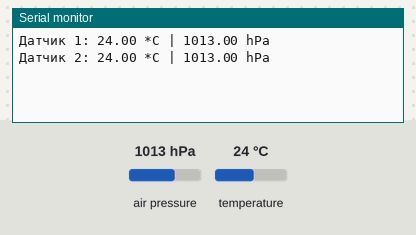
Recording of a sketch running on a simulated Arduino Uno, built with avr-gcc and run on an emulated ATmega328P. Shown: the last lines printed to the serial monitor. The test bench sets the inputs (shaded band); at power-on: air pressure 1013 hPa, temperature 24 °C.

Above: at 1.2 s.
1.3 s: air pressure set to 952 hPa
At 3.1 s:
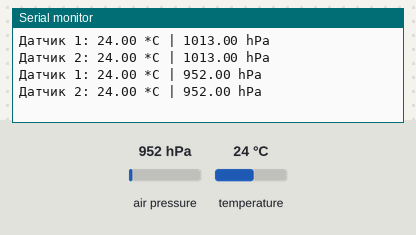
3.6 s: temperature set to 12 °C
At 4.9 s:
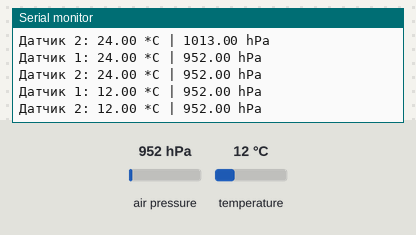
5.9 s: air pressure set to 975 hPa
At 6.7 s:
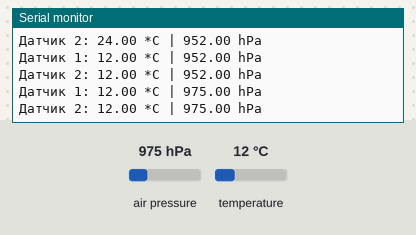
Timing chart, 0 to 8.9 s (numbered marks = the images above; inputs shaded):
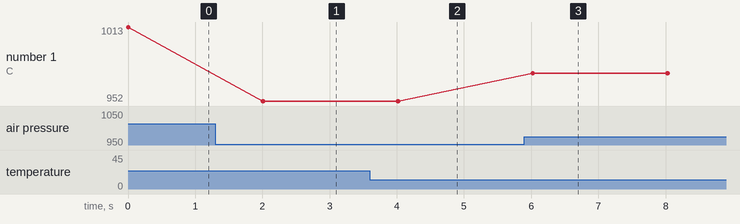

Measured:
- after the input at 1.3 s, the serial monitor: prints a new line after 0.71 s (image 1)
- after the input at 3.6 s, the serial monitor: prints a new line after 0.41 s (image 2)
- after the input at 5.9 s, the serial monitor: prints a new line after 0.12 s (image 3)
- plotted number 1: 1013 → 952 after the input at 1.3 s, 952 → 975 after the input at 5.9 s

The sketch:

lab-2_task-2.ino
```cpp
#include <Wire.h>
#include <Adafruit_BMP280.h>

Adafruit_BMP280 bmp1;
Adafruit_BMP280 bmp2;

void setup() {
  Serial.begin(115200);
  while (!Serial) delay(100);

  if (!bmp1.begin(0x76)) {
    Serial.println("Помилка: Датчик 1 (0x76) не знайдено!");
  }

  if (!bmp2.begin(0x77)) {
    Serial.println("Помилка: Датчик 2 (0x77) не знайдено!");
  }
}

void loop() {
  Serial.print("Датчик 1: ");
  Serial.print(bmp1.readTemperature());
  Serial.print(" *C | ");
  Serial.print(bmp1.readPressure() / 100.0F);
  Serial.println(" hPa");

  Serial.print("Датчик 2: ");
  Serial.print(bmp2.readTemperature());
  Serial.print(" *C | ");
  Serial.print(bmp2.readPressure() / 100.0F);
  Serial.println(" hPa");

  delay(2000);
}
```
